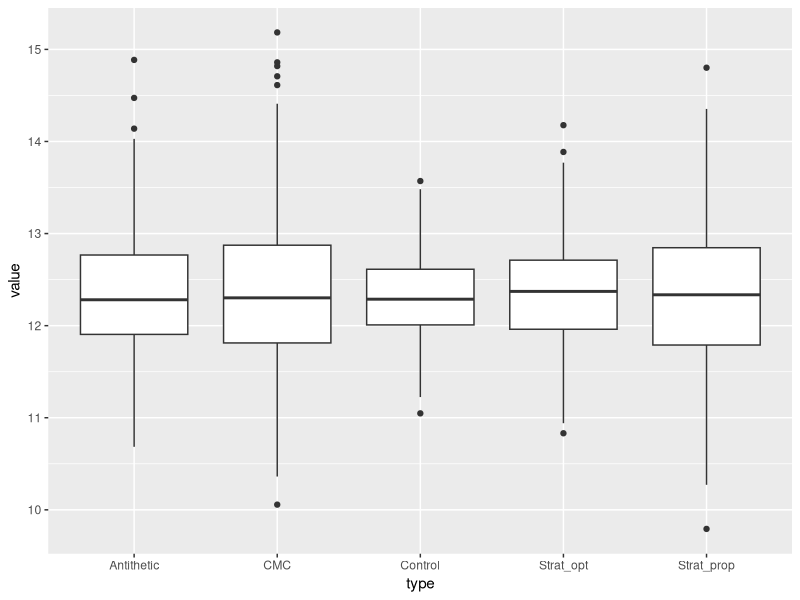
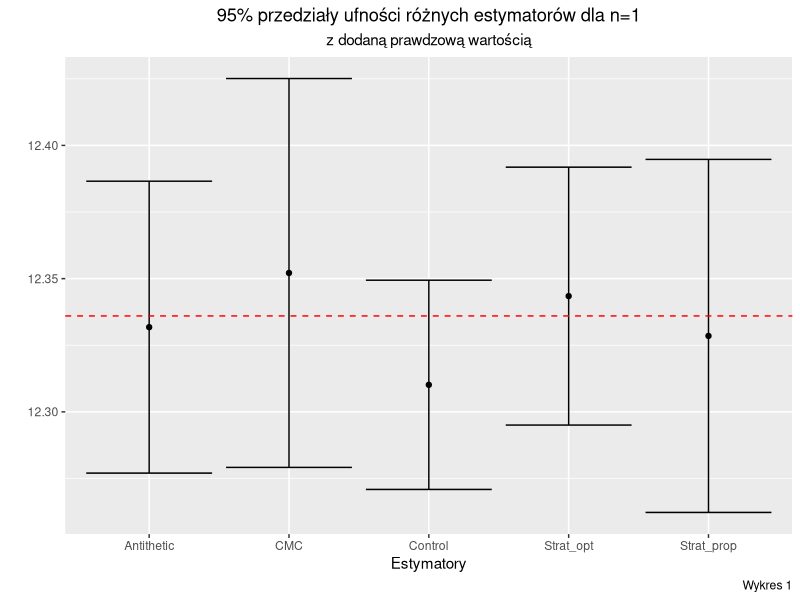
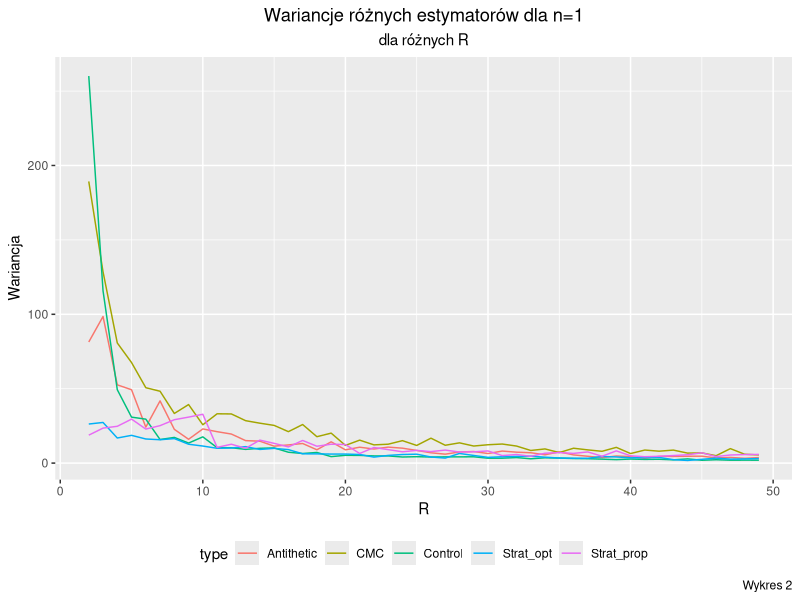
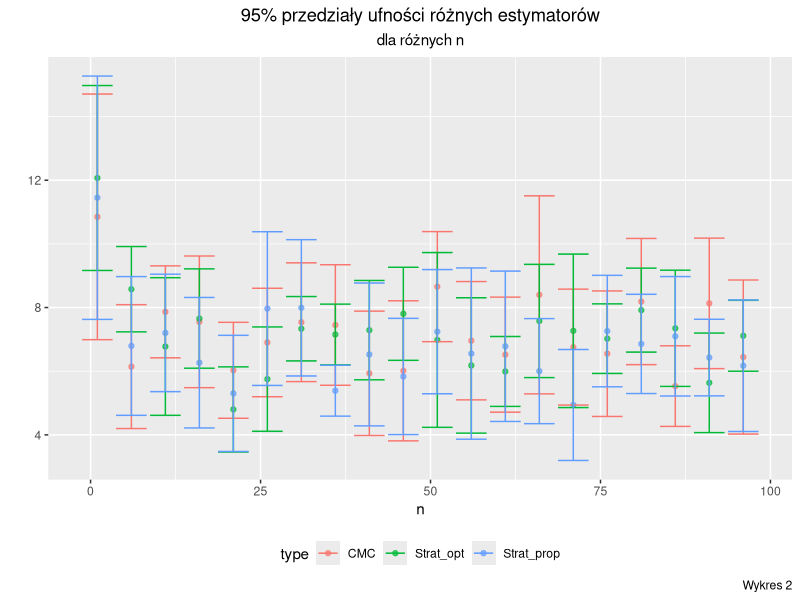
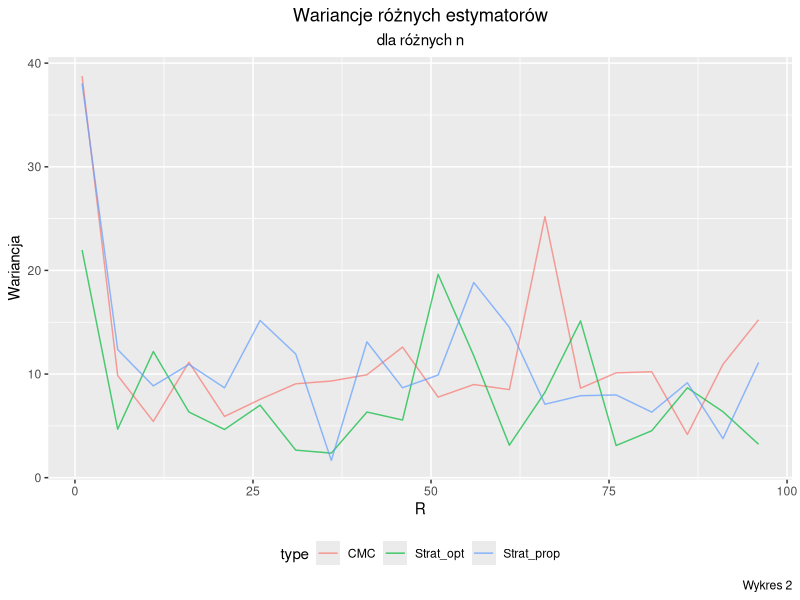
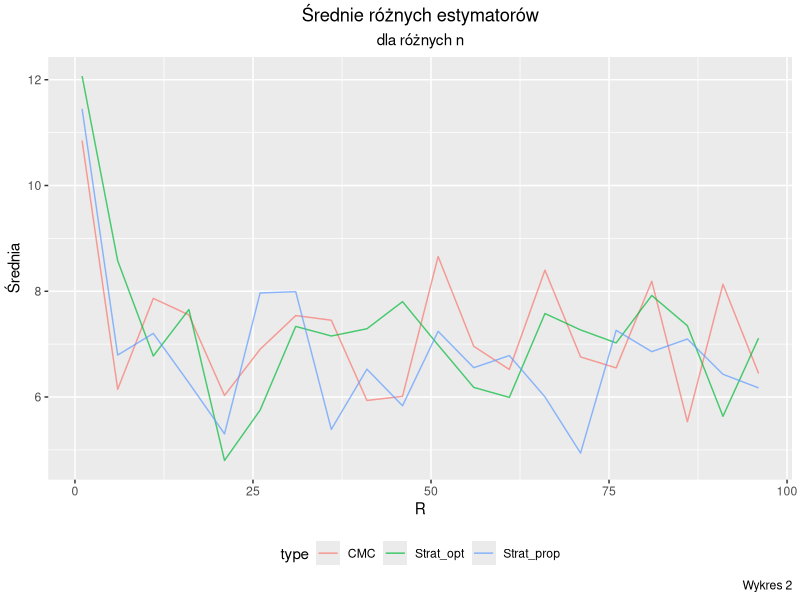

These figures' R source, in order:
setwd("C:/Users/jaako/Desktop/studia/Monte Carlo/monte_carlo_2_proj")


library(ggplot2)
library(dplyr)

#black shoes formula
r <- 0.05
sigma<-0.25
S<-100
K<-100

d1<-1/sigma*(log(S/K)+r+sigma^2/2)
d2<-d1-sigma

BSF<-S*pnorm(d1)-K*exp(-r)*pnorm(d2)






#first plot 

df1 <- read.csv("data_n_1.csv",header = T)

df1$n<-as.factor(df1$n)
df1$R<-as.factor(df1$R)

#df1<-filter(df1, abs(value-12.5) <2.5)

ggplot(df1, aes(x=type, y=value )) + 
  geom_boxplot()


wyk1<-df1 %>%
  group_by(type)%>%
  summarise(variance = var(value),
            means =  mean(value),
            low = means-qnorm(1-0.05/2)*sqrt(variance/length(value)),
            up = means+qnorm(1-0.05/2)*sqrt(variance/length(value)))

wyk1<-data.frame(wyk1)


ggplot(wyk1, aes(x=type, y = means)) + geom_point() +  
  geom_errorbar(aes(ymin = low, ymax = up)) + 
  geom_hline(yintercept=BSF, linetype="dashed", color = "red")+
  theme(legend.position = "bottom",plot.title = element_text(hjust = 0.5),
        plot.subtitle = element_text(hjust = 0.5))+ 
  labs(title = "95% przedziały ufności różnych estymatorów dla n=1",
       subtitle = "z dodaną prawdzową wartością",
       x="Estymatory",y=" ",
       caption = "Wykres 1")



# second plot 

df22 <- read.csv("data_n_1_different_R2.csv",header = T)

wyk22<-df22 %>%
  group_by(type,R)%>%
  summarise(variance = var(value),
            means =  mean(value))

ggplot(wyk22,aes(x=R,y=variance,col = type))+geom_line()+
  theme(legend.position = "bottom",plot.title = element_text(hjust = 0.5),
        plot.subtitle = element_text(hjust = 0.5))+ 
  labs(title = "Wariancje różnych estymatorów dla n=1",
       subtitle = "dla różnych R",
       x="R",y="Wariancja",
       caption = "Wykres 2")

#third plot 
df3 <- read.csv("data_n_different.csv",header = T)

wyk3<-df3 %>%
  group_by(type,n)%>%
  summarise(variance = var(value),
            means =  mean(value),
            low = means-qnorm(1-0.05/2)*sqrt(variance/length(value)),
            up = means+qnorm(1-0.05/2)*sqrt(variance/length(value)))

wyk3<-data.frame(wyk3)

ggplot(wyk3, aes(x=n, y = means,col = type)) + geom_point(alpha = 0.7) +  
  geom_errorbar(aes(ymin = low, ymax = up))+
  theme(legend.position = "bottom",plot.title = element_text(hjust = 0.5),
        plot.subtitle = element_text(hjust = 0.5))+ 
  labs(title = "95% przedziały ufności różnych estymatorów",
       subtitle = "dla różnych n",
       x="n",y="",
       caption = "Wykres 2")

ggplot(wyk3,aes(x=n,y=variance,col = type))+geom_line(alpha = 0.7)+
  theme(legend.position = "bottom",plot.title = element_text(hjust = 0.5),
        plot.subtitle = element_text(hjust = 0.5))+ 
  labs(title = "Wariancje różnych estymatorów",
       subtitle = "dla różnych n",
       x="R",y="Wariancja",
       caption = "Wykres 2")


ggplot(wyk3,aes(x=n,y=means,col = type))+geom_line(alpha = 0.7)+
  theme(legend.position = "bottom",plot.title = element_text(hjust = 0.5),
        plot.subtitle = element_text(hjust = 0.5))+ 
  labs(title = "Średnie różnych estymatorów",
       subtitle = "dla różnych n",
       x="R",y="Średnia",
       caption = "Wykres 2")





